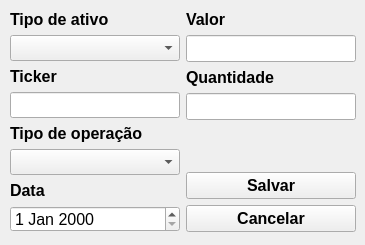
<?xml version="1.0" encoding="UTF-8"?>
<ui version="4.0">
 <class>AddWindow</class>
 <widget class="QMainWindow" name="AddWindow">
  <property name="geometry">
   <rect>
    <x>0</x>
    <y>0</y>
    <width>365</width>
    <height>245</height>
   </rect>
  </property>
  <property name="windowTitle">
   <string>MainWindow</string>
  </property>
  <widget class="QWidget" name="centralwidget">
   <widget class="QWidget" name="">
    <property name="geometry">
     <rect>
      <x>10</x>
      <y>10</y>
      <width>346</width>
      <height>222</height>
     </rect>
    </property>
    <layout class="QHBoxLayout" name="horizontalLayout">
     <item>
      <layout class="QVBoxLayout" name="verticalLayout">
       <item>
        <widget class="QLabel" name="label_type">
         <property name="font">
          <font>
           <pointsize>12</pointsize>
           <weight>75</weight>
           <bold>true</bold>
          </font>
         </property>
         <property name="text">
          <string>Tipo de ativo</string>
         </property>
        </widget>
       </item>
       <item>
        <widget class="QComboBox" name="comboBox_type">
         <property name="font">
          <font>
           <pointsize>12</pointsize>
          </font>
         </property>
        </widget>
       </item>
       <item>
        <widget class="QLabel" name="label_ticker">
         <property name="font">
          <font>
           <pointsize>12</pointsize>
           <weight>75</weight>
           <bold>true</bold>
          </font>
         </property>
         <property name="text">
          <string>Ticker</string>
         </property>
        </widget>
       </item>
       <item>
        <widget class="QLineEdit" name="lineEdit_ticker">
         <property name="font">
          <font>
           <pointsize>12</pointsize>
          </font>
         </property>
        </widget>
       </item>
       <item>
        <widget class="QLabel" name="label_operationType">
         <property name="font">
          <font>
           <pointsize>12</pointsize>
           <weight>75</weight>
           <bold>true</bold>
          </font>
         </property>
         <property name="text">
          <string>Tipo de operação</string>
         </property>
        </widget>
       </item>
       <item>
        <widget class="QComboBox" name="comboBox_operationType">
         <property name="font">
          <font>
           <pointsize>12</pointsize>
          </font>
         </property>
        </widget>
       </item>
       <item>
        <widget class="QLabel" name="label_data">
         <property name="font">
          <font>
           <pointsize>12</pointsize>
           <weight>75</weight>
           <bold>true</bold>
          </font>
         </property>
         <property name="text">
          <string>Data</string>
         </property>
        </widget>
       </item>
       <item>
        <widget class="QDateEdit" name="dateEdit">
         <property name="font">
          <font>
           <pointsize>12</pointsize>
          </font>
         </property>
        </widget>
       </item>
      </layout>
     </item>
     <item>
      <layout class="QVBoxLayout" name="verticalLayout_2">
       <item>
        <widget class="QLabel" name="label_value">
         <property name="font">
          <font>
           <pointsize>12</pointsize>
           <weight>75</weight>
           <bold>true</bold>
          </font>
         </property>
         <property name="text">
          <string>Valor</string>
         </property>
        </widget>
       </item>
       <item>
        <widget class="QLineEdit" name="lineEdit_value">
         <property name="font">
          <font>
           <pointsize>12</pointsize>
          </font>
         </property>
        </widget>
       </item>
       <item>
        <widget class="QLabel" name="label_quantity">
         <property name="font">
          <font>
           <pointsize>12</pointsize>
           <weight>75</weight>
           <bold>true</bold>
          </font>
         </property>
         <property name="text">
          <string>Quantidade</string>
         </property>
        </widget>
       </item>
       <item>
        <widget class="QLineEdit" name="lineEdit_quantity">
         <property name="font">
          <font>
           <pointsize>12</pointsize>
          </font>
         </property>
        </widget>
       </item>
       <item>
        <spacer name="verticalSpacer">
         <property name="orientation">
          <enum>Qt::Vertical</enum>
         </property>
         <property name="sizeHint" stdset="0">
          <size>
           <width>20</width>
           <height>45</height>
          </size>
         </property>
        </spacer>
       </item>
       <item>
        <widget class="QPushButton" name="pushButton_save">
         <property name="font">
          <font>
           <pointsize>12</pointsize>
           <weight>75</weight>
           <bold>true</bold>
          </font>
         </property>
         <property name="text">
          <string>Salvar</string>
         </property>
        </widget>
       </item>
       <item>
        <widget class="QPushButton" name="pushButton_cancel">
         <property name="font">
          <font>
           <pointsize>12</pointsize>
           <weight>75</weight>
           <bold>true</bold>
          </font>
         </property>
         <property name="text">
          <string>Cancelar</string>
         </property>
        </widget>
       </item>
      </layout>
     </item>
    </layout>
   </widget>
  </widget>
 </widget>
 <resources/>
 <connections/>
</ui>
